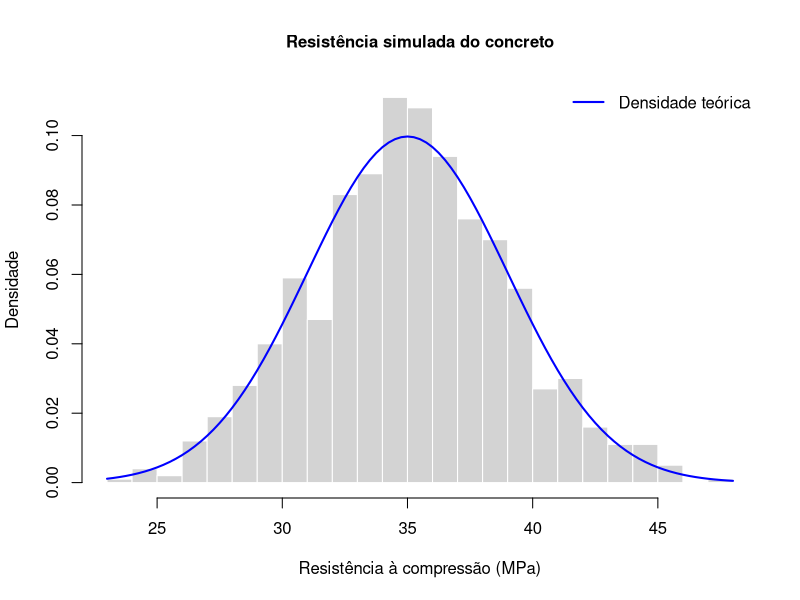
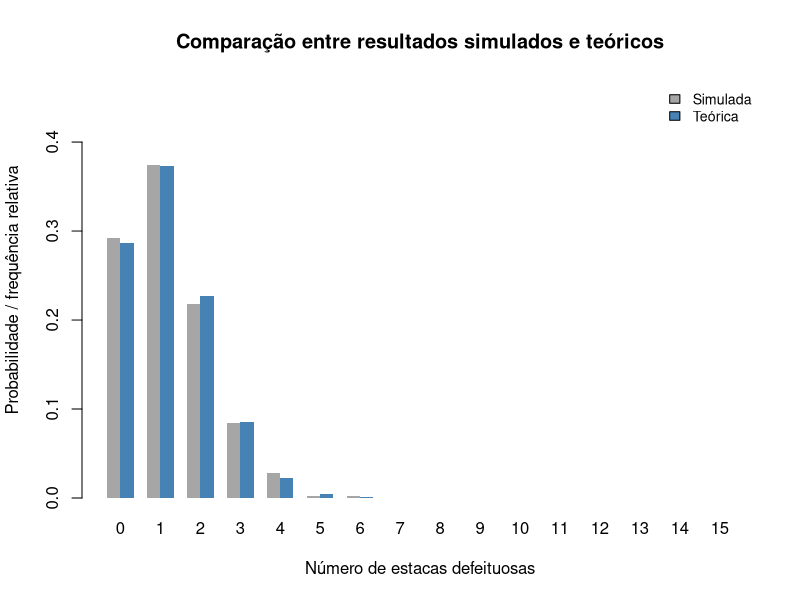
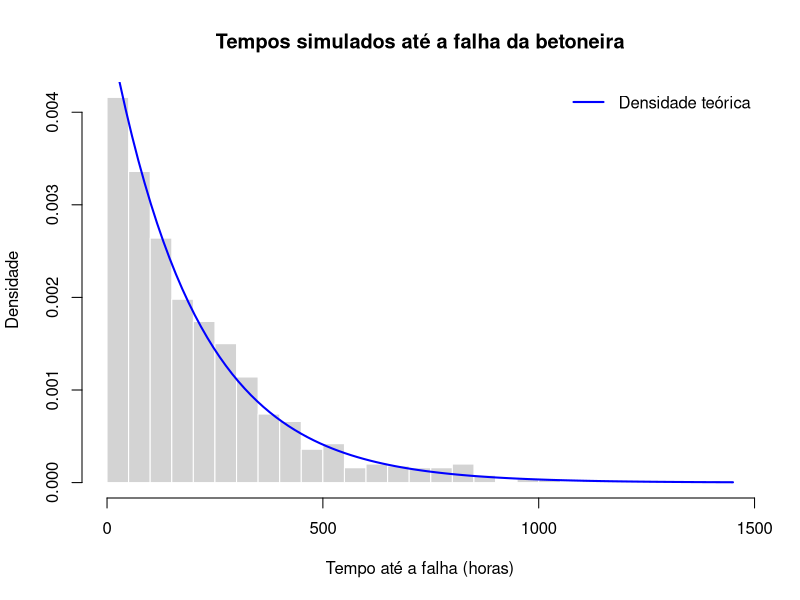
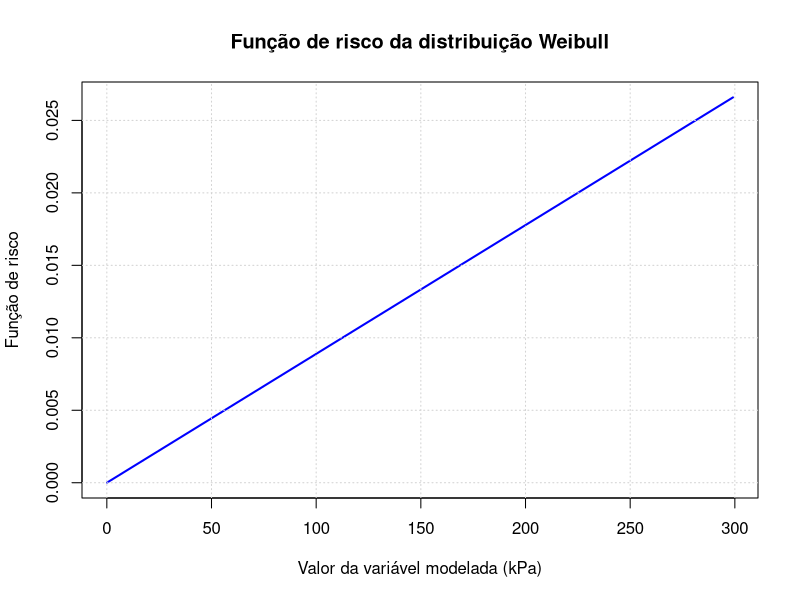
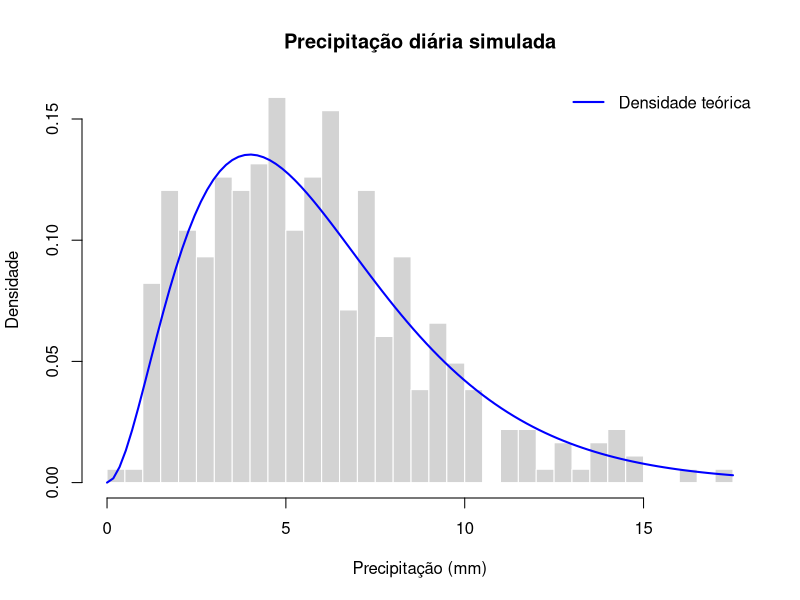

Write the R code that produced these figures, in order.
## ---- chunk 1
#| label: tbl-parametros
#| tbl-cap: "Parâmetros adotados nas distribuições de probabilidade"

parametros <- data.frame(
  Fenomeno = c(
    "Resistência do concreto",
    "Estacas defeituosas",
    "Fissuras em túnel",
    "Tempo até a falha da betoneira",
    "Capacidade de suporte do solo",
    "Precipitação diária"
  ),
  Distribuicao = c(
    "Normal",
    "Binomial",
    "Poisson",
    "Exponencial",
    "Weibull",
    "Gama"
  ),
  Parametros = c(
    "μ = 35 MPa; σ = 4 MPa",
    "n = 15; p = 0,08",
    "λ = 2,5 fissuras/km",
    "Média = 200 h; taxa = 1/200",
    "Forma = 2; escala = 150 kPa",
    "Forma = 3; taxa = 0,5"
  )
)

knitr::kable(
  parametros,
  align = c("l", "l", "l"),
  booktabs = TRUE
)
## ---- chunk 2
# Parâmetros da distribuição Normal
media_concreto <- 35
dp_concreto <- 4
## ---- chunk 3
# P(X < 30)
prob_menor_30 <- pnorm(
  30,
  mean = media_concreto,
  sd = dp_concreto
)

prob_menor_30
## ---- chunk 4
# P(32 < X < 38)
prob_32_38 <- pnorm(
  38,
  mean = media_concreto,
  sd = dp_concreto
) - pnorm(
  32,
  mean = media_concreto,
  sd = dp_concreto
)

prob_32_38
## ---- chunk 5
# Valor abaixo do qual estão 5% das observações
percentil_5 <- qnorm(
  0.05,
  mean = media_concreto,
  sd = dp_concreto
)

percentil_5
## ---- chunk 6
# Percentil 5
percentil_5 <- qnorm(
  0.05,
  mean = media_concreto,
  sd = dp_concreto
)
## ---- chunk 7
# Número de amostras independentes
n_amostras <- 10

# Erro padrão da média amostral
erro_padrao <- dp_concreto / sqrt(n_amostras)

# P(média amostral < 33)
prob_media_menor_33 <- pnorm(
  33,
  mean = media_concreto,
  sd = erro_padrao
)

prob_media_menor_33
## ---- chunk 8
# Geração de 1.000 valores aleatórios
set.seed(123)

resistencias <- rnorm(
  1000,
  mean = media_concreto,
  sd = dp_concreto
)

# Histograma em escala de densidade
hist(
  resistencias,
  probability = TRUE,
  breaks = 25,
  col = "lightgray",
  border = "white",
  main = "Resistência simulada do concreto",
  xlab = "Resistência à compressão (MPa)",
  ylab = "Densidade",
  cex.main = 1
)

# Curva teórica da distribuição Normal
curve(
  dnorm(
    x,
    mean = media_concreto,
    sd = dp_concreto
  ),
  add = TRUE,
  lwd = 2,
  col = "blue"
)

legend(
  "topright",
  legend = c("Densidade teórica"),
  col = "blue",
  lwd = 2,
  bty = "n"
)
## ---- chunk 9
# Estatísticas descritivas da simulação
resumo_concreto <- data.frame(
  Indicador = c(
    "Média simulada (MPa)",
    "Desvio padrão simulado (MPa)",
    "Proporção abaixo de 30 MPa"
  ),
  Resultado = c(
    mean(resistencias),
    sd(resistencias),
    mean(resistencias < 30)
  )
)

knitr::kable(
  resumo_concreto,
  digits = 4,
  col.names = c("Indicador", "Resultado"),
  booktabs = TRUE
)
## ---- chunk 10
# Parâmetros da distribuição Binomial
n_estacas <- 15
p_defeito <- 0.08
## ---- chunk 11
# P(X = 0)
prob_zero_defeitos <- dbinom(
  0,
  size = n_estacas,
  prob = p_defeito
)

prob_zero_defeitos
## ---- chunk 12
# P(X <= 2)
prob_ate_2_defeitos <- pbinom(
  2,
  size = n_estacas,
  prob = p_defeito
)

prob_ate_2_defeitos
## ---- chunk 13
# P(X >= 4) = 1 - P(X <= 3)
prob_4_ou_mais <- 1 - pbinom(
  3,
  size = n_estacas,
  prob = p_defeito
)

prob_4_ou_mais
## ---- chunk 14
# E(X) = n*p
esperanca_estacas <- n_estacas * p_defeito

# Var(X) = n*p*(1-p)
variancia_estacas <- n_estacas * p_defeito * (1 - p_defeito)

resumo_binomial <- data.frame(
  Medida = c("Esperança E(X)", "Variância Var(X)"),
  Resultado = c(
    esperanca_estacas,
    variancia_estacas
  )
)

knitr::kable(
  resumo_binomial,
  digits = 4,
  booktabs = TRUE
)
## ---- chunk 15
# Simulação de 500 lotes
set.seed(123)

lotes_simulados <- rbinom(
  500,
  size = n_estacas,
  prob = p_defeito
)

# Frequências relativas para cada quantidade de defeitos
frequencias_simuladas <- prop.table(
  table(factor(lotes_simulados, levels = 0:n_estacas))
)

# Probabilidades teóricas
probabilidades_teoricas <- dbinom(
  0:n_estacas,
  size = n_estacas,
  prob = p_defeito
)

# Tabela de comparação
comparacao_binomial <- data.frame(
  Defeitos = 0:n_estacas,
  Frequencia_simulada = as.numeric(frequencias_simuladas),
  Probabilidade_teorica = probabilidades_teoricas
)

knitr::kable(
  comparacao_binomial,
  digits = 4,
  col.names = c(
    "Número de defeitos",
    "Frequência simulada",
    "Probabilidade teórica"
  ),
  booktabs = TRUE
)
## ---- chunk 16
# Gráfico comparativo entre frequências e probabilidades
valores_binomiais <- rbind(
  "Simulada" = comparacao_binomial$Frequencia_simulada,
  "Teórica" = comparacao_binomial$Probabilidade_teorica
)

barplot(
  valores_binomiais,
  beside = TRUE,
  names.arg = comparacao_binomial$Defeitos,
  col = c("gray65", "steelblue"),
  border = NA,
  xlab = "Número de estacas defeituosas",
  ylab = "Probabilidade / frequência relativa",
  main = "Comparação entre resultados simulados e teóricos",
  ylim = c(
    0,
    max(valores_binomiais) * 1.25
  ),
  legend.text = TRUE,
  args.legend = list(
    x = "topright",
    bty = "n",
    cex = 0.85
  )
)
## ---- chunk 17
# Parâmetro por quilômetro
lambda_km <- 2.5
## ---- chunk 18
# P(X = 0)
prob_zero_fissuras <- dpois(
  0,
  lambda = lambda_km
)

prob_zero_fissuras
## ---- chunk 19
# P(X >= 3) = 1 - P(X <= 2)
prob_3_ou_mais_fissuras <- 1 - ppois(
  2,
  lambda = lambda_km
)

prob_3_ou_mais_fissuras
## ---- chunk 20
# P(1 <= X <= 4)
prob_1_a_4_fissuras <- ppois(
  4,
  lambda = lambda_km
) - ppois(
  0,
  lambda = lambda_km
)

prob_1_a_4_fissuras
## ---- chunk 21
# Ajuste do parâmetro para dois quilômetros
lambda_2km <- 2 * lambda_km

# P(X = 5) em 2 km
prob_5_fissuras_2km <- dpois(
  5,
  lambda = lambda_2km
)

prob_5_fissuras_2km
## ---- chunk 22
# Para Poisson, E(X) = Var(X) = lambda
resumo_poisson <- data.frame(
  Medida = c("Esperança E(X)", "Variância Var(X)"),
  Resultado = c(lambda_km, lambda_km)
)

knitr::kable(
  resumo_poisson,
  digits = 4,
  booktabs = TRUE
)
## ---- chunk 23
# Parâmetros da distribuição Exponencial
media_betoneira <- 200
taxa_betoneira <- 1 / media_betoneira
## ---- chunk 24
# P(X > 250)
prob_mais_250 <- pexp(
  250,
  rate = taxa_betoneira,
  lower.tail = FALSE
)

prob_mais_250
## ---- chunk 25
# P(X < 100)
prob_menos_100 <- pexp(
  100,
  rate = taxa_betoneira
)

prob_menos_100
## ---- chunk 26
# Mediana da distribuição Exponencial
mediana_betoneira <- qexp(
  0.5,
  rate = taxa_betoneira
)

mediana_betoneira
## ---- chunk 27
# P(X > 250 | X > 150)
prob_condicional <- pexp(
  250,
  rate = taxa_betoneira,
  lower.tail = FALSE
) / pexp(
  150,
  rate = taxa_betoneira,
  lower.tail = FALSE
)

# P(X > 100)
prob_mais_100 <- pexp(
  100,
  rate = taxa_betoneira,
  lower.tail = FALSE
)

comparacao_exponencial <- data.frame(
  Evento = c(
    "P(X > 250 | X > 150)",
    "P(X > 100)"
  ),
  Probabilidade = c(
    prob_condicional,
    prob_mais_100
  )
)

knitr::kable(
  comparacao_exponencial,
  digits = 4,
  booktabs = TRUE
)
## ---- chunk 28
# Simulação de tempos de falha em horas
set.seed(123)

tempos_falha <- rexp(
  1000,
  rate = taxa_betoneira
)

# Histograma em escala de densidade
hist(
  tempos_falha,
  probability = TRUE,
  breaks = 30,
  col = "lightgray",
  border = "white",
  main = "Tempos simulados até a falha da betoneira",
  xlab = "Tempo até a falha (horas)",
  ylab = "Densidade"
)

# Curva teórica da distribuição Exponencial
curve(
  dexp(x, rate = taxa_betoneira),
  add = TRUE,
  col = "blue",
  lwd = 2
)

legend(
  "topright",
  legend = "Densidade teórica",
  col = "blue",
  lwd = 2,
  bty = "n"
)
## ---- chunk 29
# Resumo da simulação
resumo_falhas <- data.frame(
  Indicador = c(
    "Média simulada (horas)",
    "Mediana simulada (horas)",
    "Desvio padrão simulado (horas)"
  ),
  Resultado = c(
    mean(tempos_falha),
    median(tempos_falha),
    sd(tempos_falha)
  )
)

knitr::kable(
  resumo_falhas,
  digits = 3,
  booktabs = TRUE
)
## ---- chunk 30
# Parâmetros da distribuição Weibull
forma_solo <- 2
escala_solo <- 150
## ---- chunk 31
# P(X < 100)
prob_solo_menor_100 <- pweibull(
  100,
  shape = forma_solo,
  scale = escala_solo
)

prob_solo_menor_100
## ---- chunk 32
# P(120 < X < 200)
prob_solo_120_200 <- pweibull(
  200,
  shape = forma_solo,
  scale = escala_solo
) - pweibull(
  120,
  shape = forma_solo,
  scale = escala_solo
)

prob_solo_120_200
## ---- chunk 33
# Percentil 90
percentil_90_solo <- qweibull(
  0.90,
  shape = forma_solo,
  scale = escala_solo
)

percentil_90_solo
## ---- chunk 34
# Média teórica da Weibull
media_solo <- escala_solo * gamma(
  1 + 1 / forma_solo
)

# Variância teórica da Weibull
variancia_solo <- escala_solo^2 * (
  gamma(1 + 2 / forma_solo) -
    gamma(1 + 1 / forma_solo)^2
)

# Desvio padrão
dp_solo <- sqrt(variancia_solo)

resumo_solo <- data.frame(
  Medida = c(
    "Média E(X) (kPa)",
    "Variância Var(X) (kPa²)",
    "Desvio padrão (kPa)"
  ),
  Resultado = c(
    media_solo,
    variancia_solo,
    dp_solo
  )
)

knitr::kable(
  resumo_solo,
  digits = 4,
  booktabs = TRUE
)
## ---- chunk 35
# Sequência de valores positivos
x_seq <- seq(0.1, 300, by = 1)

# Função de risco da Weibull
hazard_solo <- (forma_solo / escala_solo) *
  (x_seq / escala_solo)^(forma_solo - 1)

plot(
  x_seq,
  hazard_solo,
  type = "l",
  lwd = 2,
  col = "blue",
  main = "Função de risco da distribuição Weibull",
  xlab = "Valor da variável modelada (kPa)",
  ylab = "Função de risco"
)

grid()
## ---- chunk 36
# Parâmetros da distribuição Gama
forma_chuva <- 3
taxa_chuva <- 0.5
## ---- chunk 37
# P(X > 10)
prob_chuva_maior_10 <- pgamma(
  10,
  shape = forma_chuva,
  rate = taxa_chuva,
  lower.tail = FALSE
)

prob_chuva_maior_10
## ---- chunk 38
# P(5 < X < 15)
prob_chuva_5_15 <- pgamma(
  15,
  shape = forma_chuva,
  rate = taxa_chuva
) - pgamma(
  5,
  shape = forma_chuva,
  rate = taxa_chuva
)

prob_chuva_5_15
## ---- chunk 39
# Percentil 95
percentil_95_chuva <- qgamma(
  0.95,
  shape = forma_chuva,
  rate = taxa_chuva
)

percentil_95_chuva
## ---- chunk 40
# E(X) = forma/taxa
media_chuva <- forma_chuva / taxa_chuva

# Var(X) = forma/taxa²
variancia_chuva <- forma_chuva / taxa_chuva^2

resumo_chuva <- data.frame(
  Medida = c(
    "Esperança E(X) (mm)",
    "Variância Var(X) (mm²)"
  ),
  Resultado = c(
    media_chuva,
    variancia_chuva
  )
)

knitr::kable(
  resumo_chuva,
  digits = 4,
  booktabs = TRUE
)
## ---- chunk 41
# Simulação de 365 valores diários
set.seed(123)

chuva_simulada <- rgamma(
  365,
  shape = forma_chuva,
  rate = taxa_chuva
)

# Histograma em escala de densidade
hist(
  chuva_simulada,
  probability = TRUE,
  breaks = 25,
  col = "lightgray",
  border = "white",
  main = "Precipitação diária simulada",
  xlab = "Precipitação (mm)",
  ylab = "Densidade"
)

# Curva teórica da distribuição Gama
curve(
  dgamma(
    x,
    shape = forma_chuva,
    rate = taxa_chuva
  ),
  add = TRUE,
  col = "blue",
  lwd = 2
)

legend(
  "topright",
  legend = "Densidade teórica",
  col = "blue",
  lwd = 2,
  bty = "n"
)
## ---- chunk 42
# Estatísticas descritivas da simulação
resumo_chuva_simulada <- data.frame(
  Indicador = c(
    "Média simulada (mm)",
    "Variância simulada (mm²)",
    "Percentil 95 simulado (mm)"
  ),
  Resultado = c(
    mean(chuva_simulada),
    var(chuva_simulada),
    as.numeric(quantile(chuva_simulada, 0.95))
  )
)

knitr::kable(
  resumo_chuva_simulada,
  digits = 4,
  booktabs = TRUE
)
## ---- chunk 43
# Número de simulações
set.seed(123)

n_sim <- 10000

# Geração de resistências simuladas
concreto_mc <- rnorm(
  n_sim,
  mean = media_concreto,
  sd = dp_concreto
)

# Estimativa de Monte Carlo
prob_mc <- mean(concreto_mc < 30)

# Probabilidade teórica
prob_teorica <- pnorm(
  30,
  mean = media_concreto,
  sd = dp_concreto
)

# Tabela de comparação
comparacao_mc <- data.frame(
  Metodo = c(
    "Monte Carlo (10.000 simulações)",
    "Distribuição Normal (teórico)"
  ),
  Probabilidade = c(
    prob_mc,
    prob_teorica
  ),
  Percentual = 100 * c(
    prob_mc,
    prob_teorica
  )
)

knitr::kable(
  comparacao_mc,
  digits = 5,
  col.names = c(
    "Método",
    "Probabilidade",
    "Percentual (%)"
  ),
  booktabs = TRUE
)
## ---- chunk 44
# Diferença absoluta entre os resultados
diferenca_absoluta <- abs(
  prob_mc - prob_teorica
)

# Diferença expressa em pontos percentuais
diferenca_pp <- 100 * diferenca_absoluta

resultado_diferenca <- data.frame(
  Indicador = c(
    "Diferença absoluta",
    "Diferença em pontos percentuais"
  ),
  Resultado = c(
    diferenca_absoluta,
    diferenca_pp
  )
)

knitr::kable(
  resultado_diferenca,
  digits = 6,
  booktabs = TRUE
)
## ---- chunk 45
# Tabela sintética dos principais resultados
resumo_resultados <- data.frame(
  Indicador = c(
    "Concreto: P(X < 30 MPa)",
    "Concreto: P(32 < X < 38 MPa)",
    "Concreto: percentil 5 (MPa)",
    "Concreto: P(média de 10 amostras < 33 MPa)",
    "Estacas: P(X = 0)",
    "Estacas: P(X <= 2)",
    "Estacas: P(X >= 4)",
    "Estacas: esperança E(X)",
    "Estacas: variância Var(X)",
    "Fissuras: P(X = 0 em 1 km)",
    "Fissuras: P(X >= 3 em 1 km)",
    "Fissuras: P(1 <= X <= 4 em 1 km)",
    "Fissuras: P(X = 5 em 2 km)",
    "Betoneira: P(X > 250 h)",
    "Betoneira: P(X < 100 h)",
    "Betoneira: mediana (h)",
    "Betoneira: P(X > 250 | X > 150)",
    "Solo: P(X < 100 kPa)",
    "Solo: P(120 < X < 200 kPa)",
    "Solo: percentil 90 (kPa)",
    "Solo: média (kPa)",
    "Solo: desvio padrão (kPa)",
    "Chuva: P(X > 10 mm)",
    "Chuva: P(5 < X < 15 mm)",
    "Chuva: percentil 95 (mm)",
    "Chuva: esperança E(X) (mm)",
    "Chuva: variância Var(X) (mm²)"
  ),
  Resultado = c(
    prob_menor_30,
    prob_32_38,
    percentil_5,
    prob_media_menor_33,
    prob_zero_defeitos,
    prob_ate_2_defeitos,
    prob_4_ou_mais,
    esperanca_estacas,
    variancia_estacas,
    prob_zero_fissuras,
    prob_3_ou_mais_fissuras,
    prob_1_a_4_fissuras,
    prob_5_fissuras_2km,
    prob_mais_250,
    prob_menos_100,
    mediana_betoneira,
    prob_condicional,
    prob_solo_menor_100,
    prob_solo_120_200,
    percentil_90_solo,
    media_solo,
    dp_solo,
    prob_chuva_maior_10,
    prob_chuva_5_15,
    percentil_95_chuva,
    media_chuva,
    variancia_chuva
  ),
  Unidade = c(
    rep("%", 2), "MPa", "%",
    rep("%", 3), "estacas", "estacas²",
    rep("%", 3), "%",
    rep("%", 2), "h", "%",
    rep("%", 2), "kPa", "kPa", "kPa",
    rep("%", 2), "mm", "mm", "mm²"
  )
)

# Converte probabilidades para porcentagem apenas nas linhas correspondentes
linhas_probabilidade <- c(
  1, 2, 4, 5, 6, 7, 10, 11, 12, 13,
  14, 15, 17, 18, 19, 23, 24
)

resumo_resultados$Resultado[linhas_probabilidade] <-
  resumo_resultados$Resultado[linhas_probabilidade] * 100

knitr::kable(
  resumo_resultados,
  digits = 4,
  col.names = c("Indicador", "Resultado", "Unidade"),
  booktabs = TRUE,
  align = c("l", "r", "c")
)
